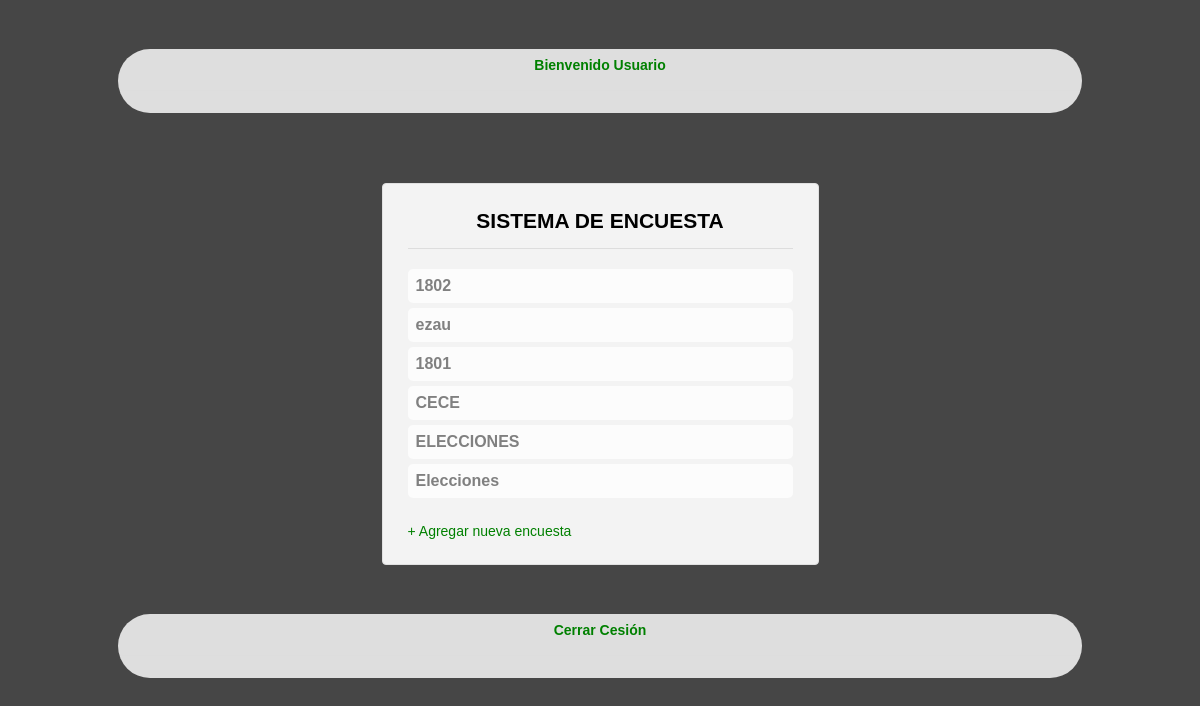
The app's page /index2.php with its own data.
### tables this page shows
CREATE TABLE `encuestas` (
  `id` int(11) NOT NULL,
  `titulo` varchar(50) NOT NULL,
  `fecha` date NOT NULL,
  PRIMARY KEY  (`id`)
);

### index2.php (the view, shortened to what this page needs)
<?php
$sql = "SELECT * FROM encuestas ORDER BY id DESC";
$req = mysql_query($sql);
?>
<!DOCTYPE HTML>
<html lang="en-US">
<head>
	<link rel="stylesheet" href="estilos.css">
</head>
<body >
	<footer>
      <big><h1 align=center><a href="index.php">Bienvenido Usuario </a></h1></big>
    </footer>
    <div class="wrap">
    	<h1>SISTEMA DE ENCUESTA</h1>
    	<ul class="votacion index">
		<?php
			while($result = mysql_fetch_object($req)){
				echo '<li><a href="encuesta.php?id='.$result->id.'">'.$result->titulo.'</a></li>';
			}
		?>
		</ul>
    	<a href="agregar.php">+ Agregar nueva encuesta</a>
	</div>
	 <footer>
      <h1 align=center><a href="index.php"> Cerrar Cesión </a></h1></big>
    </footer>
</body>
</html>

### estilos.css (style rules this page uses)
* { margin: 0; padding: 0; font-family: sans-serif; font-size: 14px; }
body { background: #464646; }
a { text-decoration: none; color: green; }
.wrap { padding: 25px; margin: 0 auto; width: 385px; background: #F3F3F3; border-radius: 4px; margin-top: 70px; border: 1px solid #E0E0E0; }
h1 { margin-bottom: 20px; font-size: 21px; border-bottom: 1px solid #DDD; padding-bottom: 15px; text-align: center; }
footer { background:#DEDEDE; border-radius:3.5em; margin: 3.5em auto; max-width:960px; padding:0.15em; text-align:center; }
ul.votacion { margin-bottom: 25px; list-style: none; }
.votacion li { padding: 8px; background: #FCFCFC; border-radius: 5px; margin-bottom: 5px; }
.votacion li a { color: gray; font-weight: bold; font-size: 16px; }

### records on screen
encuestas: titulo "1802"
encuestas: titulo "ezau"
encuestas: titulo "1801"
encuestas: titulo "CECE"
encuestas: titulo "ELECCIONES"
encuestas: titulo "Elecciones"
